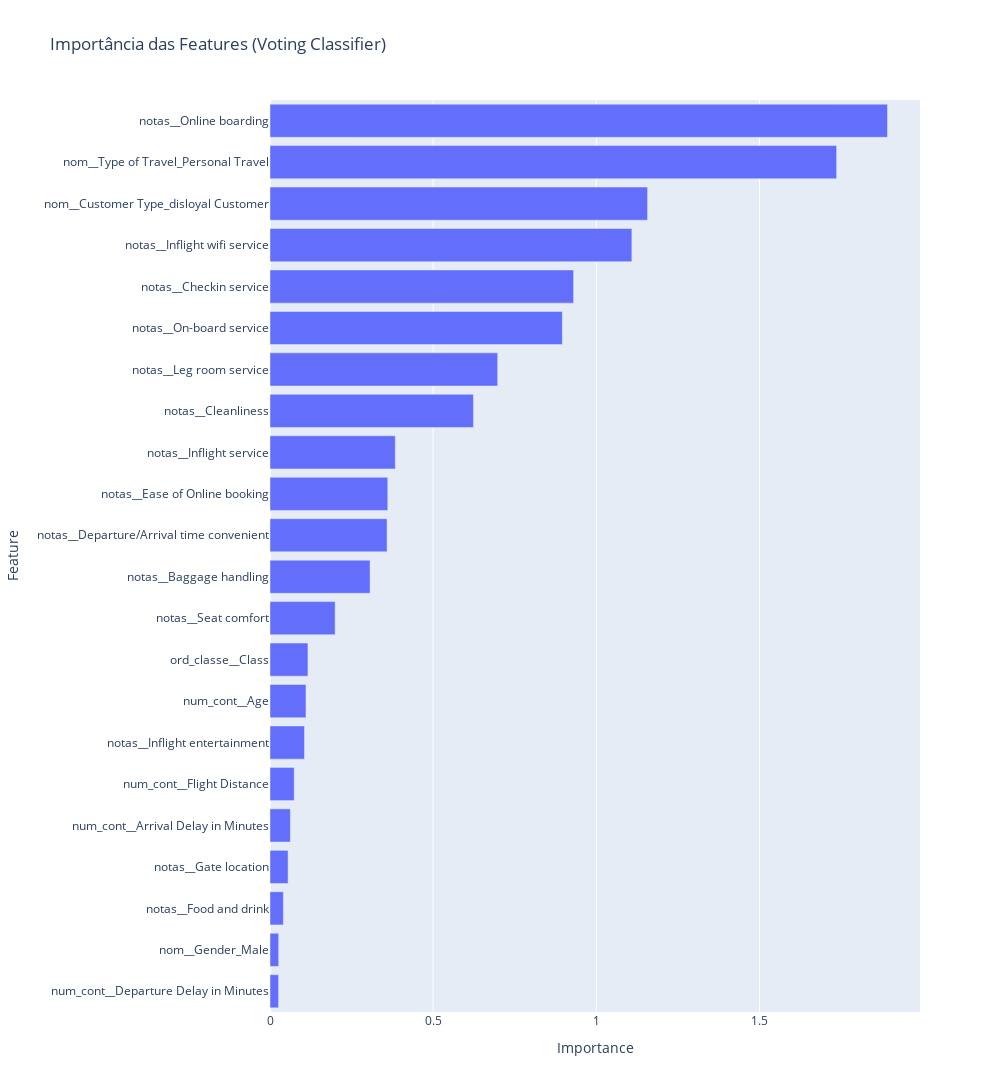

Source (notebook cell):
### Code cell
fig = px.bar(df_feature_importances,
             x='Importance',
             y='Feature',
             orientation='h',
             title='Importância das Features (Voting Classifier)'
)

fig.update_layout(height=1280, width=1000)
fig.show()

### Figure 1 — Plotly figure (JSON) as saved in the notebook; plotly's stock layout.template omitted (floating-point values rounded to 4 significant figures)
{"data": [{"hovertemplate": "Importance=%{x}<br>Feature=%{y}<extra></extra>", "legendgroup": "", "marker": {"color": "#636efa", "pattern": {"shape": ""}}, "name": "", "orientation": "h", "showlegend": false, "textposition": "auto", "type": "bar", "x": [0.02627, 0.02659, 0.04095, 0.05544, 0.06245, 0.07415, 0.1057, 0.1102, 0.1162, 0.1996, 0.3066, 0.3587, 0.3609, 0.384, 0.6234, 0.6977, 0.8958, 0.9304, 1.109, 1.157, 1.736, 1.892], "xaxis": "x", "y": ["num_cont__Departure Delay in Minutes", "nom__Gender_Male", "notas__Food and drink", "notas__Gate location", "num_cont__Arrival Delay in Minutes", "num_cont__Flight Distance", "notas__Inflight entertainment", "num_cont__Age", "ord_classe__Class", "notas__Seat comfort", "notas__Baggage handling", "notas__Departure/Arrival time convenient", "notas__Ease of Online booking", "notas__Inflight service", "notas__Cleanliness", "notas__Leg room service", "notas__On-board service", "notas__Checkin service", "notas__Inflight wifi service", "nom__Customer Type_disloyal Customer", "nom__Type of Travel_Personal Travel", "notas__Online boarding"], "yaxis": "y"}], "layout": {"barmode": "relative", "height": 1280, "legend": {"tracegroupgap": 0}, "title": {"text": "Importância das Features (Voting Classifier)"}, "width": 1000, "xaxis": {"anchor": "y", "domain": [0, 1], "title": {"text": "Importance"}}, "yaxis": {"anchor": "x", "domain": [0, 1], "title": {"text": "Feature"}}}}
